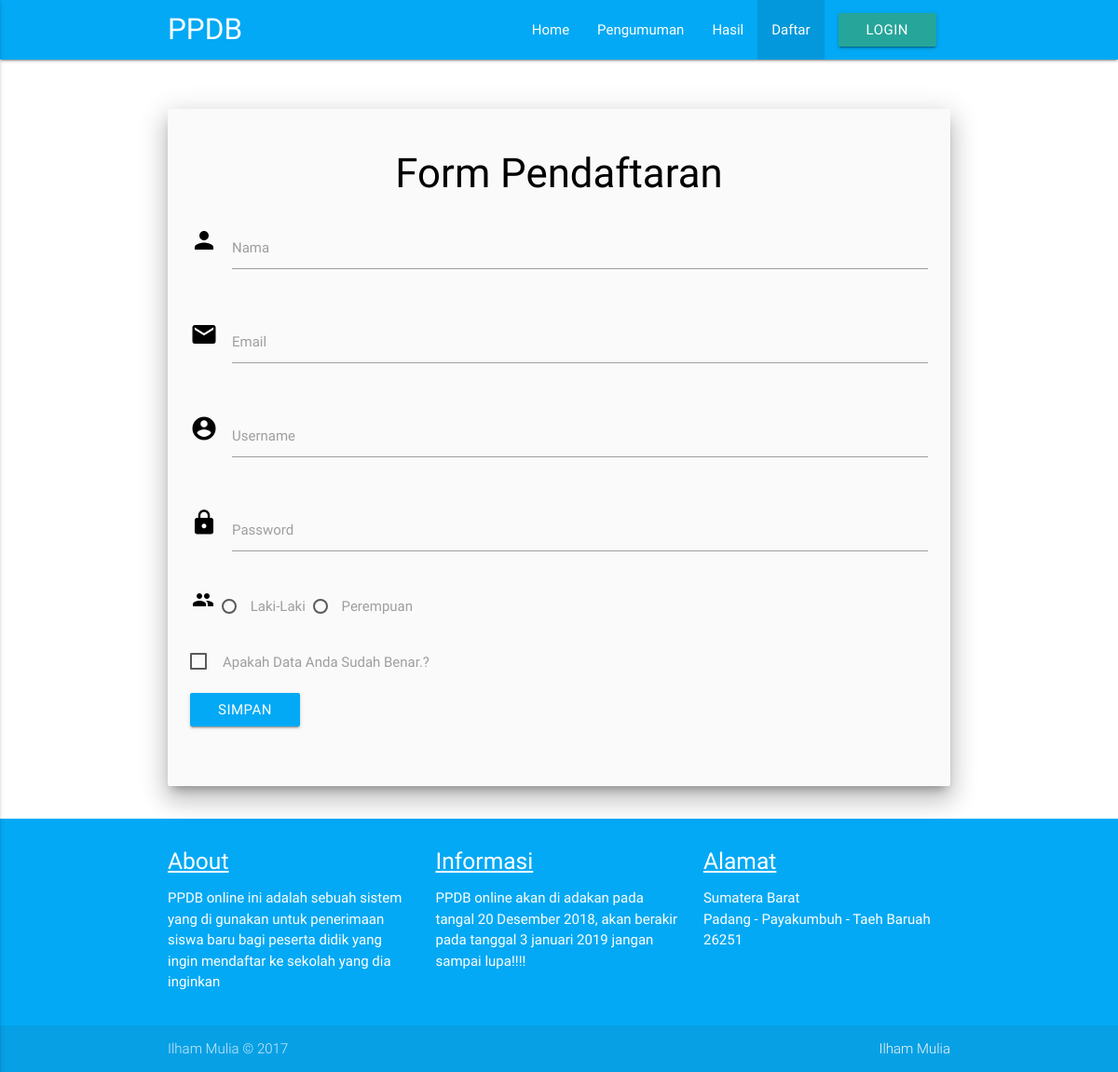
Page /index.php/home/daftar on the committed database.
### tables this page shows
CREATE TABLE IF NOT EXISTS `config` (
`id` int(11) NOT NULL,
  `judul` varchar(200) NOT NULL,
  `text_home` text NOT NULL,
  `text_pengumuman` text NOT NULL,
  `about` text NOT NULL,
  `informasi` text NOT NULL,
  `alamat` text NOT NULL,
  `pemilik` varchar(200) NOT NULL
);

### application/models/tampil_m.php (called while the page is built, shortened)
<?php
class Tampil_m extends CI_Model{
  function data_tampil(){
    return $this->db->get('config');
  }
}

### application/controllers/home.php (called while the page is built, shortened)
<?php
class Home extends CI_Controller {
  public function __construct()
  {
    $this->load->model('login_m');
    $this->load->model('daftar_m');
    $this->load->model('tampil_m');
  }
  function daftar(){
  if (@$_POST['submit']) {
    $data = array(
      'nama'=> $this->input->post('nama'),
      'email'=> $this->input->post('email'),
      'username'=> $this->input->post('username'),
      'password'=> md5($this->input->post('password')),
      'kelamin'=> $this->input->post('kelamin'),
    );
    $this->load->model('daftar_m');
    $simpan = $this->daftar_m->simpan($data);
    if ($simpan) {
      echo '<script>alert("Daftar Berhasil")</script>';
      redirect(base_url('index.php/home/login'),'refresh');
    }
  }else {
    $data['data'] = $this->tampil_m->data_tampil()->result();
    $this->load->view('daftar', $data);
  }
}
}

### index.php (called while the page is built, shortened)
<?php
require_once BASEPATH.'core/CodeIgniter.php';

### application/views/daftar.php (the view, shortened to what this page needs)
<?php
foreach ($data as $tampil) {
  ?>
<html lang="en">
<head>
  <link href="<?php echo base_url('materialize/css/materialize.css'); ?>" type="text/css" rel="stylesheet" media="screen,projection"/>
  <link href="<?php echo base_url('materialize/css/materialize.min.css'); ?>" type="text/css" rel="stylesheet" media="screen,projection"/>
</head>
<body>
<div class="navbar-fixed">
  <nav class="light-blue">
    <div class="container">
    <div class="nav-wrapper">
      <a href="#" class="brand-logo">PPDB</a>
      <ul class="right hide-on-med-and-down">
        <li><a href="<?php echo base_url()?>" >Home</a></li>
        <li><a href="<?php echo base_url('index.php/home/pengumuman')?>">Pengumuman</a></li>
        <li><a href="<?php echo base_url('index.php/home/hasil')?>">Hasil</a></li>
        <li class="active"><a href="<?php echo base_url('index.php/home/daftar')?>">Daftar</a></li>
        <li><a class="waves-effect waves-light btn" href="<?php echo base_url('index.php/home/login')?>">Login</a></li>
      </ul>
    </div>
    </div>
  </nav>
</div>
<div class="container">
  <div class="row">
  <br><br>
  <div class="col s12 offset l12">
   <div class="card-panel grey lighten-5 z-depth-5 ">
     <div class="row valign-wrapper">
       <div class="col s12">
         <span class="black-text">
  <center><h3>Form Pendaftaran</h3></center>
  <form class="" action="<?php echo base_url('index.php/home/daftar');?>" method="post">
    <div class="row">
      <div class="input-field col s12">
        <i class="material-icons prefix">person</i>
        <input id="icon_prefix" type="text" class="validate" name="nama" required="">
        <label for="icon_prefix">Nama</label>
      </div>
    </div>
    <div class="row">
      <div class="input-field col s12">
        <i class="material-icons prefix">email</i>
        <input type="email" name="email" value="" class="validate" id="icon_prefix" required="">
        <label for="icon_prefix" data-success="Email Benar" data-error="Email Salah">Email</label>
      </div>
    </div>
    <div class="row">
      <div class="input-field col s12">
        <i class="material-icons prefix">account_circle</i>
        <input type="text" name="username" value="" class="validate" id="icon_prefix" required="">
        <label for="icon_prefix" data-success="Benar!">Username</label>
      </div>
    </div>
    <div class="row">
      <div class="input-field col s12">
        <i class="material-icons prefix">lock</i>
        <input type="password" name="password" value="" class="validate" id="icon_prefix" required="">
        <label for="icon_prefix" data-success="Password Benar!">Password</label>
      </div>
    </div>
    <div class="row">
      <div class="radio-field col s6" style="margin-left:2px;">
          <span><i class="material-icons prefix">people  </i>   </span>
        <label for="laki">Laki-Laki</label>
        <label for="perempuan">Perempuan</label>
      </div>
    </div>
    <div class="row">
      <div class="col s12 l5 offset-m2">
      <p>
        <label for="test5">Apakah Data Anda Sudah Benar.?</label>
      </p>
      </div>
    </div>
    <div class="row">
      <div class="input-filed col s12">
          <input type="submit" name="submit" value="Simpan"class="btn waves light-blue">
      </div>
    </div>
  </div>
  </div>
</div>
</div>
</div>
</div>
<?php } ?>
<?php include 'footer.php'; ?>

### application/views/footer.php (shortened to what this page needs)
<?php
foreach ($data as $tampil) {
  ?>
<footer class=" light-blue page-footer" class="">
  <div class="container">
    <div class="row">
      <div class="col s4">
        <h5><u>About</u></h5>
        <p>
            <?php echo $tampil->about; ?>
        </p>
      </div>
      <div class="col s4">
          <h5><u>Informasi</u></h5>
          <p>
              <?php echo $tampil->informasi; ?>
          </p>
      </div>
      <div class="col s4">
        <h5><u>Alamat</u></h5>
        <p>
            <?php echo $tampil->alamat; ?>
        </p>
      </div>
    </div>
  </div>
  <div class="footer-copyright">
    <div class="container">
     <?php echo $tampil->pemilik; ?> &copy; 2017
      <a class="grey-text text-lighten-4 right" href=""><?php echo $tampil->pemilik; ?></a>
    </div>
  </div>
</footer>
  </body>
</html>
<?php } ?>

### rows in the picture
config: about "PPDB online ini adalah sebuah sistem yang di gunakan untuk penerimaan siswa baru bagi peserta didik yang ingin mendaftar ke sekolah yang dia inginkan", informasi "PPDB online akan di adakan pada tangal 20 Desember 2018, akan berakir pada tanggal 3 januari 2019 jangan sampai lupa!!!!", alamat "Sumatera Barat Padang - Payakumbuh - Taeh Baruah 26251", pemilik "Ilham Mulia"
